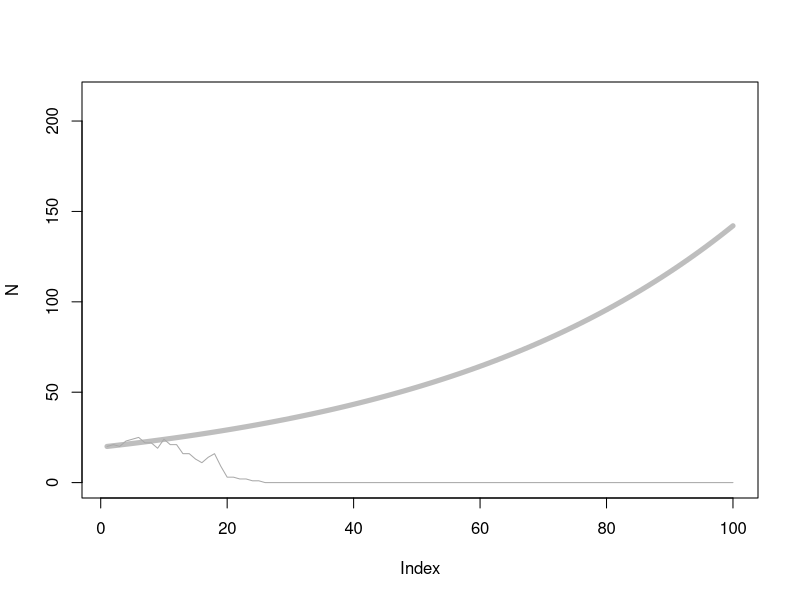
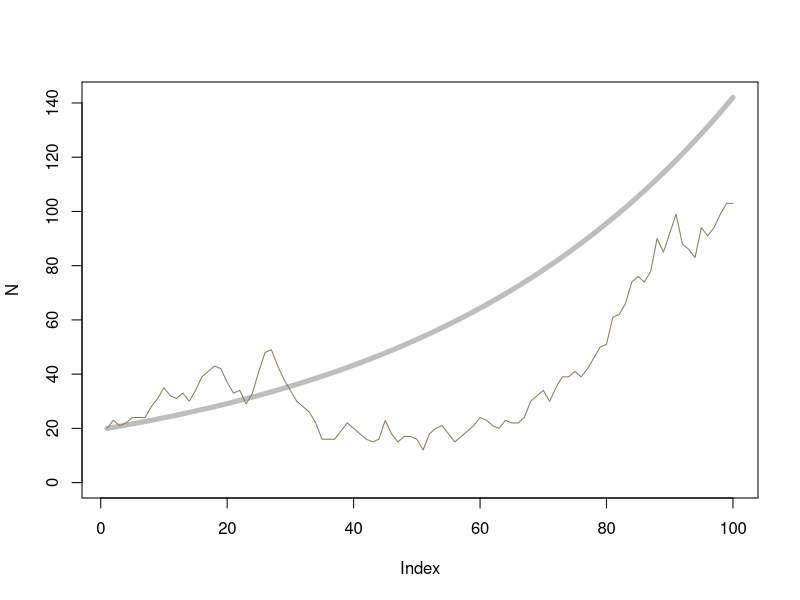
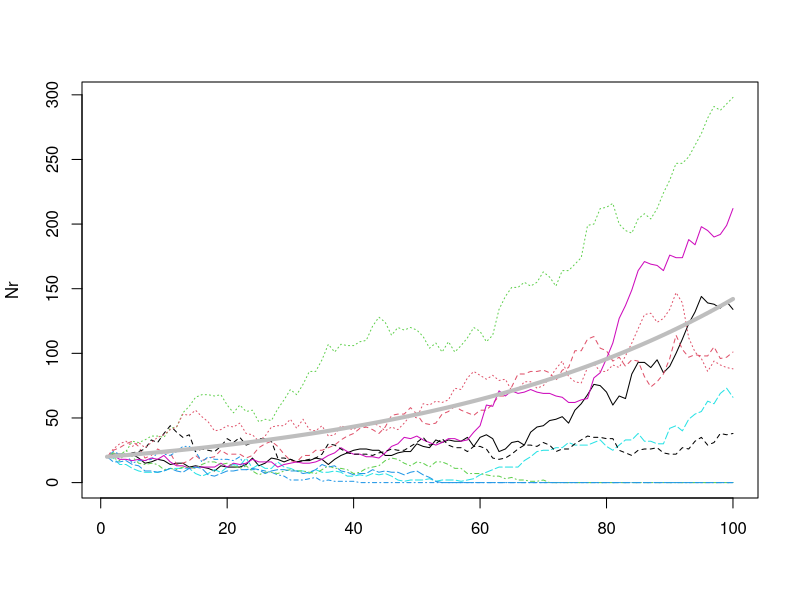
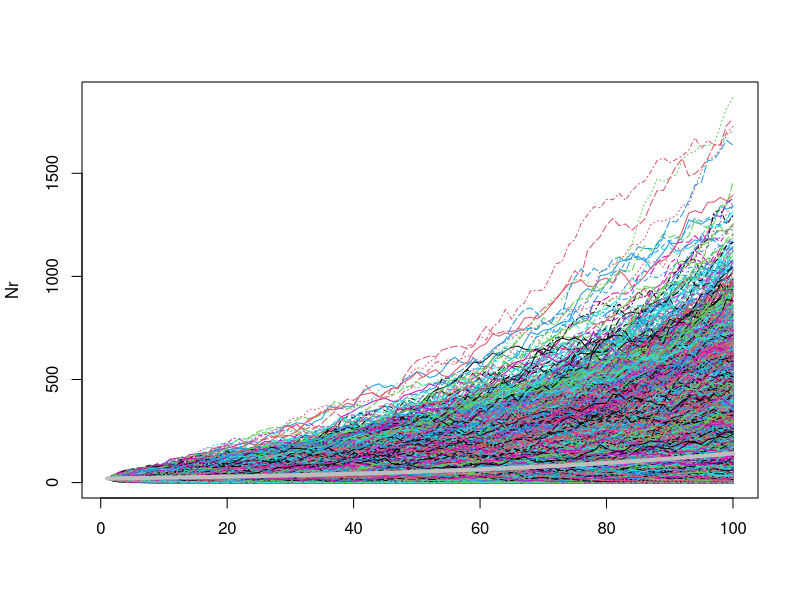
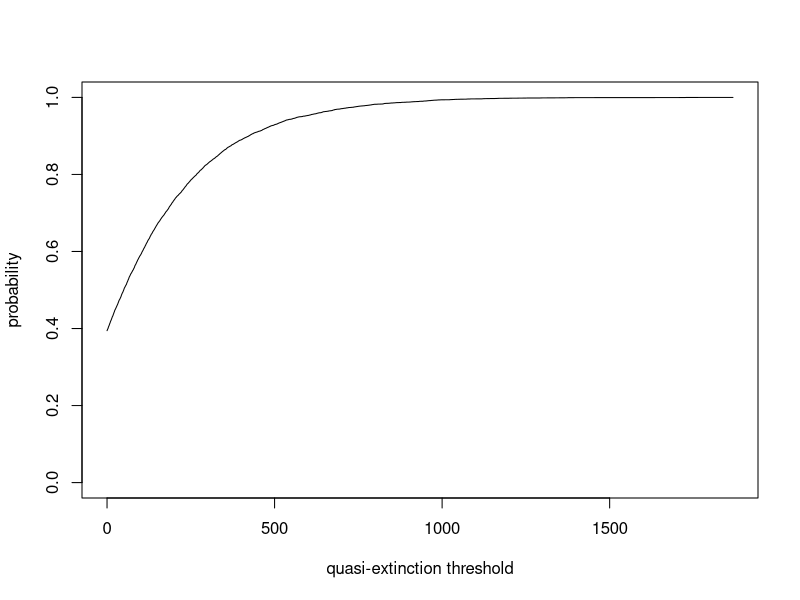
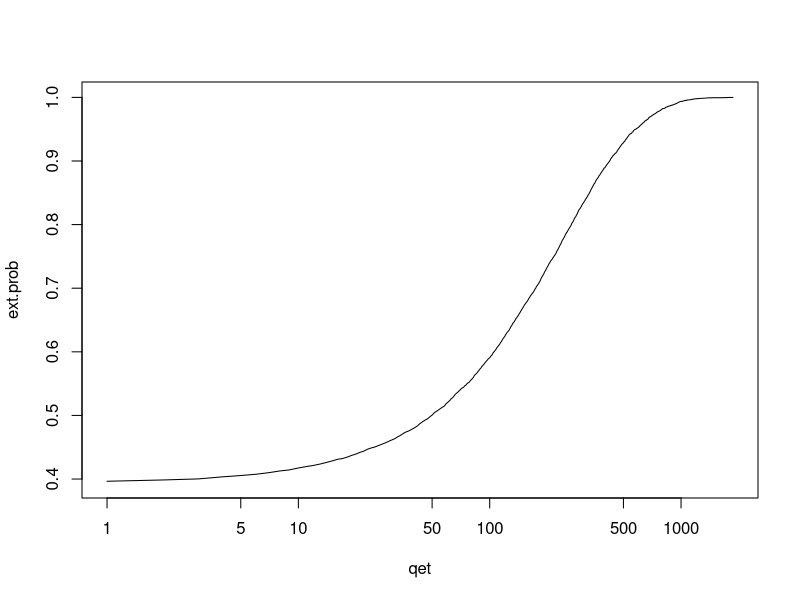
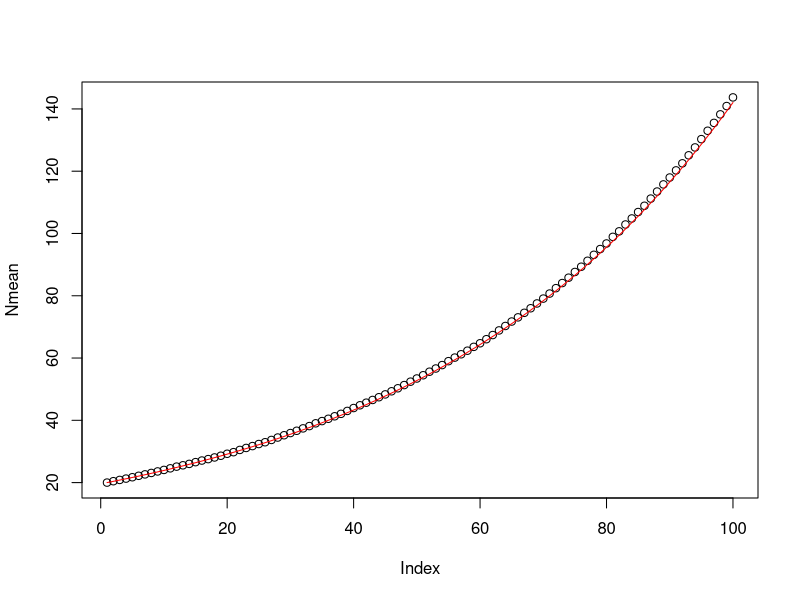
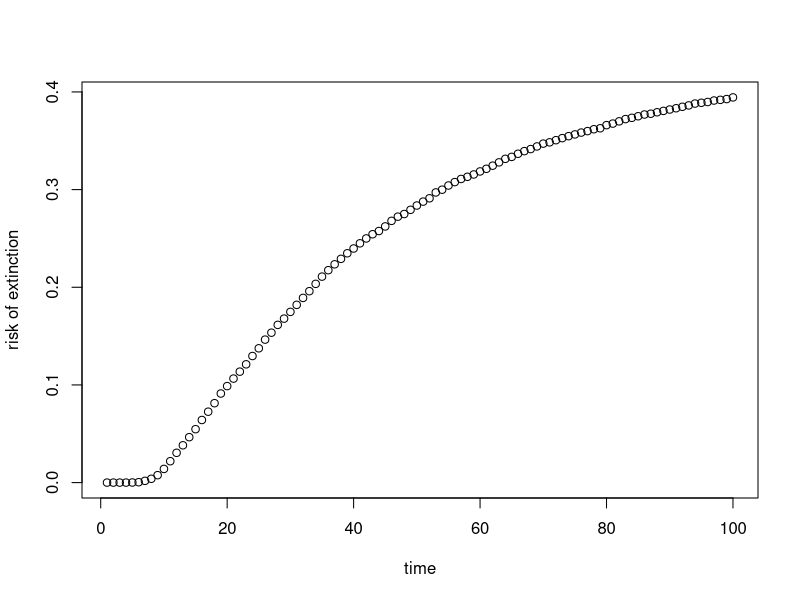

Write the R code that produced these figures, in order.
################################################################################
# Demographic stochasticity in a simple Malthusian model 
# for a homogeneous population (i.e., without age/size/spatial structure).
# by Giulio De Leo. First created in 2017, Updated in Dec. 2020
################################################################################

################################################################################
# Learning goals
################################################################################
# Here we will learn to:
# - simulate a small population whose abundance is described by integer numbers
# - run the code in a smart way by using the binomial probability distribution 
# - replicate simulations one at a time
# - replicate lot of simulations a large number of times
# - speed up the computation by "vectorizing" the for loop for the replicates
# - assess probability of extinction and quasi-extinction
# - assess how these probability changes with time and initial conditions
# - derive the probability distribution of the population at any given time step
# - compute the average time to reach a quasi-extinction threshold  
################################################################################

# Let's start by removing all previous variables from R's memory
rm(list=ls(all=TRUE)) 
################################################################################

# Let's define model parameters for a semelparus, asexual, Malthusian population
fec   <- 2    # this is per-capita fecundity
sigma <- 0.51 # this is probability of surviving to next time step

# compute the finite growth rate:
(lambda<- sigma*fec) 

# note that lambda is slightly larger than 1 so, we expect the population to
# increase

# For instance, we can compute the doubling time, from:
#    N(x) = 2*N(t=0) = N(t=0)*lambda^x
# where "x" is the (unknown) time at which the population doubles in size, so is
# twice as large as the initial population size at time t=0.
# Dividing both sides by N(t=0), we get:
#    2 = lambda^x
# We then take the natural logarithm of each side   
#    log(2) = x * log(lambda)
# and solve for x, namely:
#    x = log(2)/log(lambda)

log(2)/log(lambda)

# Let's now set initial condition and the length of the simulation window
Tmax <- 100         # simulation time
No <- 20            # initial conditions
N <- numeric(Tmax)  # set memory apart for the vector of pop. density
N[1] <- No          # assign the initial condition

# now run the deterministic model...
for(t in (1:(Tmax-1))) { 
   N[t+1] = lambda * N[t] }

# and plot the result
plot(N, type = "l", col = "grey", ylim=c(0,max(N)*1.5), lwd=5)

################################################################################
# Now, let's see how a  stochastic simulation looks like
################################################################################
# For simplicity, we will first simulate the stochastic dynamics of a 
# semelparous population where the individuals reproduces and then die.
# We will track only females in the population, and assume that "fec" is the 
# (exact) number of female offspring/female, so, there is no stochasticity 
# in reproduction (We will later relax this hypothesis).
# Here we will assume that stochasticity is only in the survival process: 
# basically, we will flip a (slightly biased) coin to check whether it will be
# able to survive to the next time step   

Ns = numeric(Tmax)  # initialize the vector for pop. density
Ns[1] = No          # set the same initial conditions

# Let set the seed for the random sequence to a common value, so we can all
# have the same sequence:
set.seed(3)

for (t in (1:(Tmax-1))) {
	NG = fec * Ns[t] 	# compute the number of recruits at this time step
	j = 0				      # initialize the variable
	
	for(k in 1:NG) {  # here we flip a coin for each new recruit in the population
	  
	  if (runif(1)<=sigma) j <- j+1  # in runif() is smaller than sigma, then this 
	                                 # individual survives, otherwise it does not 
	}
	Ns[t+1] <- j  		# this is the overall number of individual that survived
	if (j==0) break
}

# now plots the result, along with that of the deterministic model

points(Ns, type = "l", col = sample(colors(),1))

# Repeat the exercise by running again the for cycle (but do NOT run the
# set.seed(3) line again!) and plotting the results. Because you get a different
# sample of random numbers, you should get each time a  different
# demographic trajectory

################################################################################
# There is a much faster way than flipping a coins for each individual to
# determine whether it dies or survives: we can use the *binomial*
# distribution and the random generation rbinom() function in R.
# For instance, if I want to flip an unbiased coin just one time, 
# this is how I do it:
rbinom(n = 1, size = 1, prob = 0.5)

# If I want to do it 4 times:
rbinom(n = 4, size = 1, prob = 0.5)  

# If I have 10 coins, I flip them all and I want *to count* how many heads, 
# I can do it in this way:
rbinom(n = 1, size = 10, prob = 0.5)  

# this is equivalent to say that I have 10 individuals in the population and
# I want to check how many of them survive, by using their specific 
# survival to the next time step

# so, let's now use "rbinom" to re-run our simulations
Ns    <- Ns*0  # re-set to zero all the elements on Ns
Ns[1] <- No
# plot first the deterministic simulations
plot(N, type = "l", col = "grey", ylim = c(0,max(N, Ns)), lwd=5)

# in the case of our Malthusian model, this is how we change the code:
set.seed(3) 


for(t in (1:(Tmax-1))) {
	NG      <- fec * Ns[t]
	Ns[t+1] <- rbinom(1,NG,sigma)
	print(c(t,NG, Ns[t+1]))
	if (Ns[t+1]==0) {break}
}
points(Ns, type = "l", col = sample(colors(),1))

# so, each time we generate a different realization of the stochastic process.

################################################################################
# now, let's repeat this exercise a number of times, for instance 10
Nrep   <- 10  # number of replicates
Nr     <-   matrix(0, nrow = Tmax, ncol=Nrep) # initialize the matrix
Nr[1,] <- No  # set the the initial conditions 
ng     <- 0   # this is a dummy variable to temporary store the number 
              # of new recruits

for (r in 1:Nrep) {  # two nested for loops
	for (t in (1:(Tmax-1))) {
		ng  <- fec * Nr[t,r]
		Nr[t+1,r] <- rbinom(1,ng,sigma)
	}
}

# print the results, 10 years for the first 5 replicates
Nr[1:10, ]


# and plot these replicates
matplot(Nr, type = "l")
points(N, type = "l", col = "grey", lwd=4)

################################################################################
# Note that in some replicates the population grows, in others it vanishes. 
# We can compute
# the number of times the population goes extinct and divide for the total
# number of times we replicated this exercise. In order to get a robust
# statistics not overly affected by the stochastic nature of the process,
# we have to repeat this exercise a very large number of times, at least
# 1,000 or more...

Nrep   <- 10000 # number of replicates
Nr     <- matrix(0, nrow = Tmax, ncol=Nrep) #  set memory aside
Nr[1,] <- No    #initial conditions

# in this case, let's track precisely the time required to compute 
# the 10,000 simulations of 100 years each. In order to do so, we use the 
# R function system.time. The reasons will be clear in a moment

system.time(
for (r in 1:Nrep) {
	for (t in (1:(Tmax-1))) {
		ng <- fec * Nr[t,r]
		Nr[t+1,r] <- rbinom(1,ng,sigma)
	}
}
)

# and write down the computation time (it was about 17 seconds 
# on my old laptop and now it is only 2.29 !)
# Note also that above we have two nested for-loops: 
#   - the internal one is for the recursive equation to cycle through time
#   - the external one is to replicate the exercise Nrep times

################################################################################
# there is a way to speed up these computations a lot, i.e.
# by "vectorizing" the replicates. First we define the dummy variable: 

# first we reset the matrix to store the results.
Nr  <- matrix(0, nrow = Tmax, ncol=Nrep) 

# and assign again the initial conditions
Nr[1,]  <-No 

# we also create a dummy vector to temporary store the number of recruits for
# each of the NRep replicates at a specific time step
NG <- matrix(0, nrow = 1, ncol=Nrep) 

# and run the model again, but this time with only *one* (1) for-loop!
system.time(
for(t in (1:(Tmax-1))) {
  # these is how simple is to run all the replicates altogether: we select a row
  # of Nr, multiply for fecundity and assign the result to the dummy vector
	NG  <- fec * Nr[t,] 
	
	# then, we extract for each of the Nrep replicate how many individuals survive 
	Nr[t+1,] <- rbinom(NG,NG,sigma) 
}
)
# check the time: the vectorize computation should take substantially less than
# the two nested cycles
################################################################################

################################################################################
# In this exercise we assumed that demographic stochasticity is only about the
# discrete number of individuals that survive to the next generation. In
# reality, the number of individual generated by each parent is also discrete.
# If you have precise information on the distribution probability of number of
# offspring generated by a mother, then it is worth using it. For grey reef
# shark, for instance, the number of offspring ranges between 2 and 6, with
# probability 0.3,0.4,0.2,0.1 of generating 3, 4, 5 and 6 baby shark
# respectively. For Leopard shark, the mean is about 20 +/- 7 (SD). 
# Anyway, when information on the exact range and probability distribution is
# lacking, ecologists often use the discrete Poisson (as a side note, for the
# majority of marine organisms that are broadcast spawner and produce a large
# number of eggs at each reproductive event, environmental stochasticity is
# probably more relevant, or the number of individuals that are actually
# reproducing). We can simulate this by using, for instance a Poisson
# distribution "rpois(n,lambda)" with lambda=fec and n = Nr, i.e., the number of
# individual in the population at a given time t.  Accordingly, we can change
# the r line:
#   NG <-  fec * Nr[t,]
#
# with: 
#   NG  <-  sum(rpois(Nr[t,],fec))
#
# Note that the larger Nr[t,], the better is the mean approximation NG = fec *
# Nr[t,] As usual, it is a small population size that demographic stochasticity
# plays a very relevant role.


# and assign again the initial conditions
Nr[1,]  <-No 

# and run the model again, but this time with only *one* "for-loop"!
system.time(
  for(t in (1:(Tmax-1))) {
    # these is how simple is to run all the replicates altogether: we select a
    # row of Nr, multiply for fecundity and assign the result to the dummy
    # vector
    NG  <- sapply(Nr[t,], function(z) {sum(rpois(z,fec))}) 
    
    # then, we extract for each of the Nrep replicate how many individuals
    # survive
    Nr[t+1,] <- rbinom(NG,NG,sigma) 
  }
)

matplot(Nr, type = "l")
points(N, type = "l", col = "grey", lwd=4)


################################################################################
# now, let's finally compute the probability of extinction in 100(=Tmax) years
Nend <- Nr[Tmax,]# extract the last row

#  this tells us in which specific replicate the population got extinct 
which(Nend==0)  

# well... you see, they are way too many...
length(which(Nend==0))  # let's just track how many got extinct

#this should be simply equal to Nrep, in fact I could have used Nrep directly
#whatever, now we can compute what  the fraction of replicates in which the
#population got extinct - which is our probability of extinction after Tmax
#years
length(Nend) 

ext.prob <- length(which(Nend==0))/length(Nend); ext.prob*100 

################################################################################
# A comment: extinction is just extinction, no doubt about this, zero
# individual, period. But if the population drops below a very low number, say
# 10 individuals, it is not going to be good anyway, because we do not want to
# wait for the population to actually go extinct to take action, but we shall
# move way before.... So, it might be important to compute not just the
# probability to drop to zero, but the probability to drop below a given
# population threshold. This is not true extinction, and that's why we call
# these thresholds>0 "quasi-extinction thresholds" So, let's compute the
# quasi-extinction risk first, let's define a wide range of quasi extinction
# thresholds
# 
qet <- seq(0,max(Nend), by = 1) 

# then define the function to compute the quasi extinction risk 
qetf <- function (qet) length(which(Nend<=qet))/length(Nend)

# then "apply" this function for each "qet", namely: 
ext.prob  <-  sapply(qet, qetf) # NB sapply uses a vector and returns a vector
plot(ext.prob~qet, type = "l", ylim = c(0,1), 
          xlab = "quasi-extinction threshold",
          ylab = "probability") # natural scale

# we are actually more interested to derive probability of extinction at low
# abundances so, let's plot this graph in a semilogarithic scale
plot(ext.prob~qet, type = "l", log = "x") 

# compute mean population size at each time step (i.e. the mean of each row). 
# The "apply" function applies the function "mean" to each row (margin = 1) of
# the matrix Nr
Nmean  <- apply(Nr, MARGIN=1, mean) 
plot(Nmean) # this is the mean at time t for the Nrep replicates
points(N, type = "l", col = "red") # this was the deterministic solution!
# you can see that with so many replicates, the  mean of the stochastic process
# overlaps closely to the deterministic solution, as it should be

################################################################################
# So, expected population size increases in a Malthusian way 

# Question:
# Does it mean that the extinction risk decreases with time?
# well, let's see it...

# let's define a function to compute, at each time step (each row of the matrix
# Nr) the fraction of replicates in which the population got extinct (zero
# individuals):

roe.f <-function (Nvect) length(which(Nvect==0))/Nrep

# let's apply this function to each row of Nr (MARGIN = 1)
roe  <-  apply(Nr, MARGIN = 1, roe.f) 
plot(roe, xlab = "time", ylab = "risk of extinction")


# Multiple choice test (select the right answer)
# while the mean population size increases, the risk of extinction : 
#   a) also increases with time
#   b) decreases with time
#   c) remains constant with time
# 

################################################################################
#another interesting statistic is in fact the population size distribution at
#any given time step
gf <- par(mfrow=c(3,2), mai = c(0.3,0.35,0.25,0.25))  
hist(Nr[5,])  # here it is population size distribution at year 5 
hist(Nr[10,]) # here it is population size distribution at year 10 
hist(Nr[20,]) # ...and so on and so for
hist(Nr[30,])
hist(Nr[40,])
hist(Nr[Tmax,])

par(gf)
# we might be interested to compute some statistical property of this
# distribution for instance the quantiles at each time step
q0.975 = apply(Nr, 1, quantile, probs = 0.975)
q0.025 = apply(Nr, 1, quantile, probs = 0.025)
q0.750 = apply(Nr, 1, quantile, probs = 0.75)
q0.250 = apply(Nr, 1, quantile, probs = 0.25)

# and then make a plot of it 
plot(q0.975,   type = "l", col = "grey", lwd=2, xlab="time")
points(q0.025, type = "l", col = "grey", lwd=2)
points(q0.750, type = "l", col = "green", lwd=2)
points(q0.250, type = "l", col = "green", lwd=2)
points(Nmean,  type = "l", col = "red", lwd = 4)

# this is a nicer way to plot it (although, with ggplot2 now you can do so much
# better!)

xt = seq(1,Tmax, by=1)
plot(Nmean, type = "l", col = "red", lwd = 4, ylim= c(0,max(q0.975)))
polygon(c(xt, rev(xt)),c(q0.025, rev(q0.975)), col="light gray", border = NA)
polygon(c(xt, rev(xt)),c(q0.250, rev(q0.750)), col="dark gray", border = NA)
points(Nmean, type = "l", col = "red", lwd = 4) # redraw the data
axis(1, xlim=c(1,Tmax+1)) # redraw the x axis
 
################################################################################
# Finally, let's compute the time to reach a quasi extinction threshold
################################################################################
# we have to find for each replicate the time at which the pop.size drops below
# a "quasi-extinction threshol" (qet) and pick up the first one in the list,
# namely the first time the population reached the quasi extinction threshold:
ttqetf1 <- function(Nsim, qet) which(Nsim<=qet)[1] 

# here we set the quasi extinction threshold for instance to 1, instead of zero 
ttqet   <- apply(Nr, MARGIN=2,ttqetf1, qet=1) 

# "ttqet" is a vector whose elements report for each replicate the time when the
# population reached the quasi-extinction threshold, if ever!: if, within a
# specific replicate, the population never reached the quasi-extinction
# threshold, the function returns NA

# we can now compute the statistical properties of the distribution of the time
# taken to drop at or below "qet". Note that na.rm is to remove "NA" values.
quantile(ttqet, na.rm = TRUE) 

# manually change qet to 1, 2, etc., to see how time to extinction change 

# now let's do it in one shot for all the "qet" of interest
# Let's look just at the time taken for the population to drop at or below a 
# threshold between 0 and 9:
ttqetf2   <- function(qet) apply(Nr, 2,ttqetf1, qet=qet)
qet       <- seq(0,9, by=1)  
ttqet.all <- sapply(qet, ttqetf2) # apply this function for each threshold
time.quantile  <- apply(ttqet.all, 2, quantile, na.rm = TRUE); time.quantile

# and plot the result
plot(time.quantile[5,]~qet, type = "l", ylim=c(0,Tmax+1), col="black", 
  ylab="Time to quasi extinction threshold", xlab="quasi-exctintion threshold")
points(time.quantile[4,]~qet, type = "l", col="green")
points(time.quantile[3,]~qet, type = "l", col="red", lwd=4)
points(time.quantile[2,]~qet, type = "l", col="green")
points(time.quantile[1,]~qet, type = "l", col="black")

################################################################################
# check whether the extinction probability depends upon the initial conditions,
# i.e. the initial number of individual in the population
################################################################################

# here below is the function to generate random deviates of number of offspring
# generated by a grey reef shark
fv <- c(3,4,5,6)
fp <- c(0.3, 0.4, 0.2, 0.1)
fv[sample.int(n=4, size =1, prob = fp)]
xv <- sapply(1:1000, function(z){fv[sample.int(n=4, size =1, prob =fp)]})
mean(xv)


 

